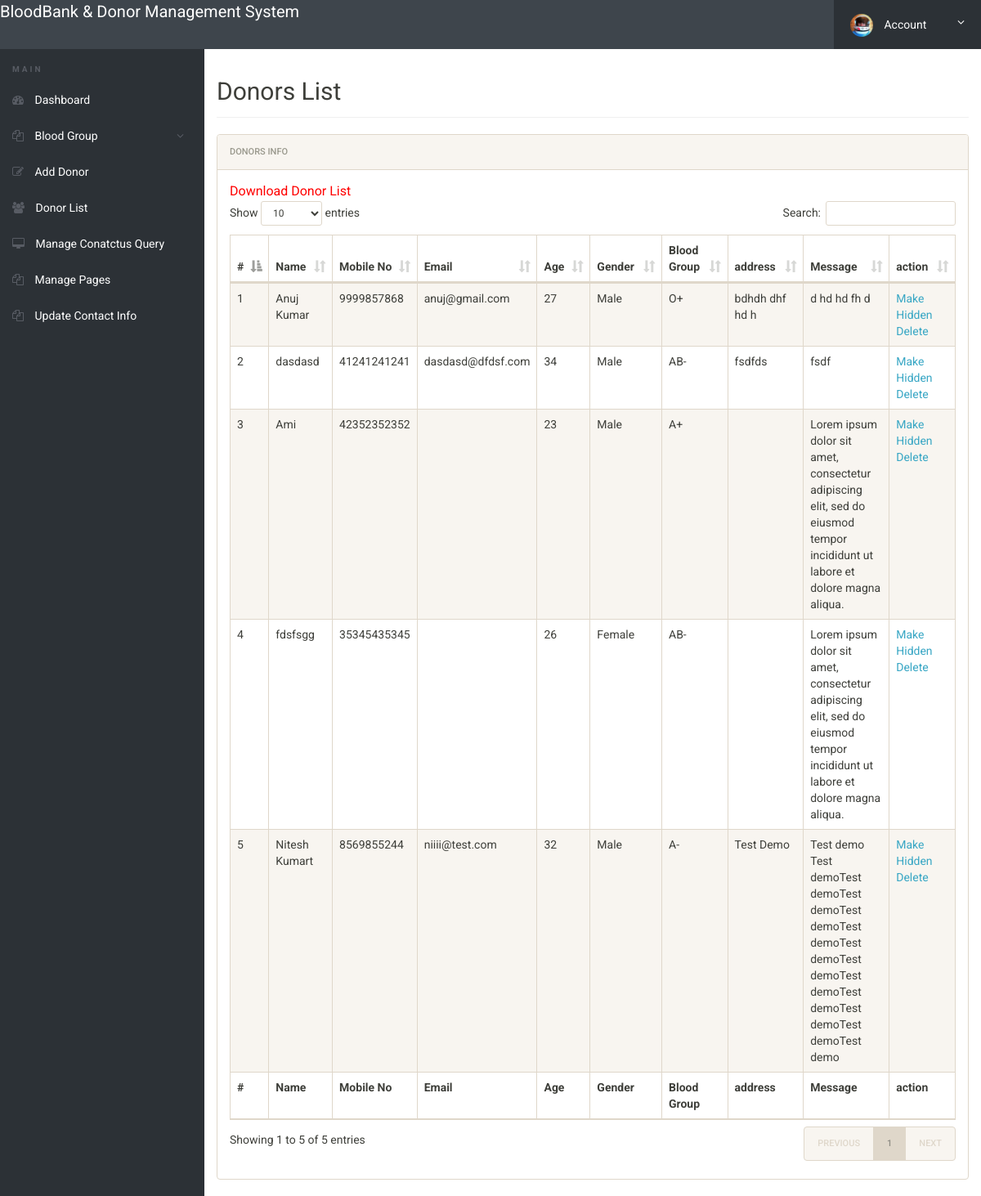
Page /bbdms/admin/donor-list.php (signed in) on the committed database.
### tables this page shows
CREATE TABLE IF NOT EXISTS `tblblooddonars` (
  `id` int(11) NOT NULL,
  `FullName` varchar(100) DEFAULT NULL,
  `MobileNumber` char(11) DEFAULT NULL,
  `EmailId` varchar(100) DEFAULT NULL,
  `Gender` varchar(20) DEFAULT NULL,
  `Age` int(11) DEFAULT NULL,
  `BloodGroup` varchar(20) DEFAULT NULL,
  `Address` varchar(255) DEFAULT NULL,
  `Message` mediumtext,
  `PostingDate` timestamp NOT NULL DEFAULT CURRENT_TIMESTAMP,
  `status` int(1) DEFAULT NULL
);

### bbdms/admin/donor-list.php (the view, shortened to what this page needs)
<?php
include('includes/config.php');
if(strlen($_SESSION['alogin'])==0)
	{
header('location:index.php');
}
else{
 ?>
<!doctype html>
<html lang="en" class="no-js">
<head>
	<link rel="stylesheet" href="css/font-awesome.min.css">
	<link rel="stylesheet" href="css/bootstrap.min.css">
	<link rel="stylesheet" href="css/dataTables.bootstrap.min.css">
	<link rel="stylesheet" href="css/bootstrap-social.css">
	<link rel="stylesheet" href="css/bootstrap-select.css">
	<link rel="stylesheet" href="css/fileinput.min.css">
	<link rel="stylesheet" href="css/awesome-bootstrap-checkbox.css">
	<link rel="stylesheet" href="css/style.css">
</head>
<body>
	<?php include('includes/header.php');?>
	<div class="ts-main-content">
		<?php include('includes/leftbar.php');?>
		<div class="content-wrapper">
			<div class="container-fluid">
				<div class="row">
					<div class="col-md-12">
						<h2 class="page-title">Donors List</h2>
						<div class="panel panel-default">
							<div class="panel-heading">Donors Info</div>
							<div class="panel-body">
				<a href="download-records.php" style="color:red; font-size:16px;">Download Donor List</a>
								<table id="zctb" class="display table table-striped table-bordered table-hover" cellspacing="0" width="100%">
									<thead>
										<tr>
										<th>#</th>
											<th>Name</th>
											<th>Mobile No</th>
											<th>Email</th>
											<th>Age</th>
											<th>Gender</th>
											<th>Blood Group</th>
											<th>address</th>
											<th>Message </th>
											<th>action </th>
										</tr>
									</thead>
									<tfoot>
										<tr>
										<th>#</th>
										<th>Name</th>
											<th>Mobile No</th>
											<th>Email</th>
											<th>Age</th>
											<th>Gender</th>
											<th>Blood Group</th>
											<th>address</th>
											<th>Message </th>
											<th>action </th>
										</tr>
									</tfoot>
									<tbody>
<?php $sql = "SELECT * from  tblblooddonars ";
$query = $dbh -> prepare($sql);
$query->execute();
$results=$query->fetchAll(PDO::FETCH_OBJ);
$cnt=1;
if($query->rowCount() > 0)
{
foreach($results as $result)
{				?>
										<tr>
											<td><?php echo htmlentities($cnt);?></td>
											<td><?php echo htmlentities($result->FullName);?></td>
											<td><?php echo htmlentities($result->MobileNumber);?></td>
											<td><?php echo htmlentities($result->EmailId);?></td>
											<td><?php echo htmlentities($result->Age);?></td>
											<td><?php echo htmlentities($result->Gender);?></td>
											<td><?php echo htmlentities($result->BloodGroup);?></td>
											<td><?php echo htmlentities($result->Address);?></td>
											<td><?php echo htmlentities($result->Message);?></td>
										<td>
<?php if($result->status==1)
{?>
<a href="donor-list.php?hidden=<?php echo htmlentities($result->id);?>" onclick="return confirm('Do you really want to hiidden this detail')"> Make Hidden</a>
<?php } else {?>
<a href="donor-list.php?public=<?php echo htmlentities($result->id);?>" onclick="return confirm('Do you really want to Public this detail')"> Make Public</a>
<?php } ?>
<a href="donor-list.php?del=<?php echo htmlentities($result->id);?>" onclick="return confirm('Do you really want to delete this record')"> Delete</a>
</td>
										</tr>
										<?php $cnt=$cnt+1; }} ?>
									</tbody>
								</table>
							</div>
						</div>
					</div>
				</div>
			</div>
		</div>
	</div>
</body>
</html>
<?php } ?>

### bbdms/admin/css/style.css (style rules this page uses)
html { font-size: 14px; }
@media only screen and (min-width: 480px) { html { font-size: 17px; } }
@media only screen and (min-width: 768px) { html { font-size: 14px; } }
body { font-size: 1em; }
a { color: #37a6c4; }
.panel { overflow: hidden; }
.page-title { padding-bottom: 15px; margin-bottom: 20px; border-bottom: 1px solid #f0f0f0; }
.ts-main-content .content-wrapper { padding-top: 15px; margin-top: 60px; }
@media only screen and (min-width: 992px) { .ts-main-content .content-wrapper { margin-left: 250px; } }

### rows in the picture
tblblooddonars: FullName "Anuj Kumar", MobileNumber "9999857868", EmailId "anuj@gmail.com", Age "27", Gender "Male", BloodGroup "O+", Address "bdhdh dhf hd h", Message "d hd hd fh d"
tblblooddonars: FullName "dasdasd", MobileNumber "41241241241", EmailId "dasdasd@dfdsf.com", Age "34", Gender "Male", BloodGroup "AB-", Address "fsdfds", Message "fsdf"
tblblooddonars: FullName "Ami", MobileNumber "42352352352", Age "23", Gender "Male", BloodGroup "A+", Message "Lorem ipsum dolor sit amet, consectetur adipiscing elit, sed do eiusmod tempor incididunt ut labore et dolore magna aliqua."
tblblooddonars: FullName "fdsfsgg", MobileNumber "35345435345", Age "26", Gender "Female", BloodGroup "AB-", Message "Lorem ipsum dolor sit amet, consectetur adipiscing elit, sed do eiusmod tempor incididunt ut labore et dolore magna aliqua."
tblblooddonars: FullName "Nitesh Kumart", MobileNumber "8569855244", EmailId "niiii@test.com", Age "32", Gender "Male", BloodGroup "A-", Address "Test Demo", Message "Test demo Test demoTest demoTest demoTest demoTest demoTest demoTest demoTest demoTest demoTest demoTest demoTest demo"
